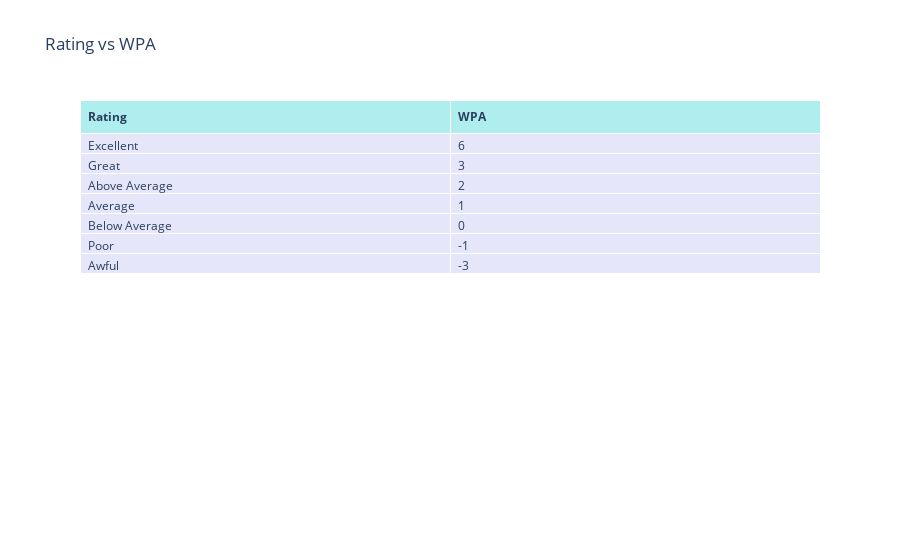

The cell this chart's notebook holds for it:
### Code cell
import pandas as pd
import plotly.graph_objects as go

# Define the data
ratings = ['Excellent', 'Great', 'Above Average', 'Average', 'Below Average', 'Poor', 'Awful']
wpa = [+6.0, +3.0, +2.0, +1.0, 0.0, -1.0, -3.0]

# Create a DataFrame
data = {'Rating': ratings, 'WPA': wpa}
df = pd.DataFrame(data)

# Create a table using Plotly
fig = go.Figure(data=[go.Table(
    header=dict(values=['<b>Rating</b>', '<b>WPA</b>'],
                fill_color='paleturquoise',
                align='left'),
    cells=dict(values=[df['Rating'], df['WPA']],
               fill_color='lavender',
               align='left'))
])

# Update the layout
fig.update_layout(title='Rating vs WPA')

# Show the table
fig.show()

### Figure 1 — Plotly figure (JSON) as saved in the notebook; plotly's stock layout.template omitted (floating-point values rounded to 4 significant figures)
{"data": [{"cells": {"align": "left", "fill": {"color": "lavender"}, "values": [["Excellent", "Great", "Above Average", "Average", "Below Average", "Poor", "Awful"], [6, 3, 2, 1, 0, -1, -3]]}, "header": {"align": "left", "fill": {"color": "paleturquoise"}, "values": ["<b>Rating</b>", "<b>WPA</b>"]}, "type": "table"}], "layout": {"title": {"text": "Rating vs WPA"}}}
